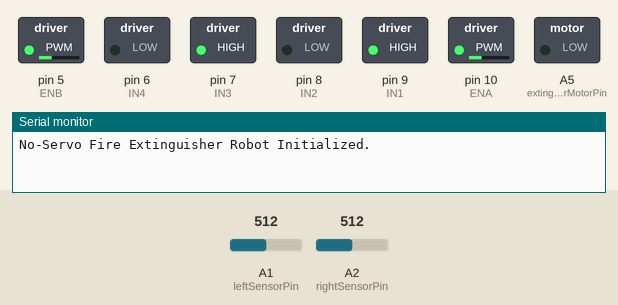
Simulated run of this sketch. Board: Arduino Uno, built with avr-gcc and run on an emulated ATmega328P. Shown: switched loads named in the sketch (green lamp = pin HIGH), the last lines printed to the serial monitor. The inputs (shaded band) are chosen by the test bench; at power-on: A1 (leftSensorPin) = 512, A2 (rightSensorPin) = 512.

Above: at 1.2 s.
1.3 s: A1 (leftSensorPin) set to 0
At 1.9 s:
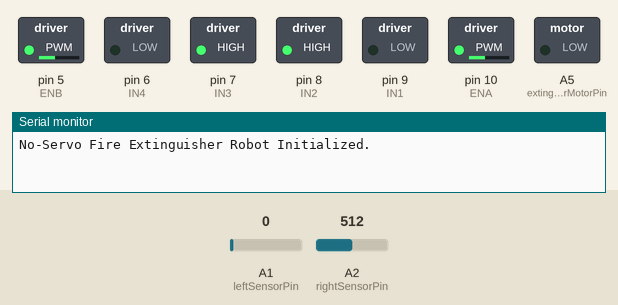
2.8 s: A2 (rightSensorPin) set to 0
At 3.1 s:
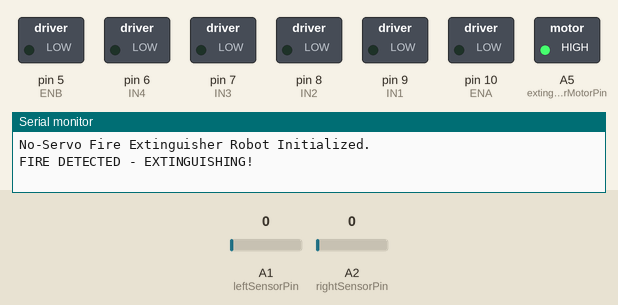
7.3 s: A1 (leftSensorPin) set to 122
At 8.1 s:
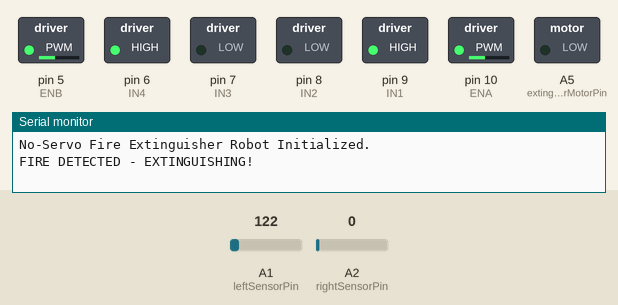
9.3 s: A2 (rightSensorPin) set to 122
At 10.4 s:
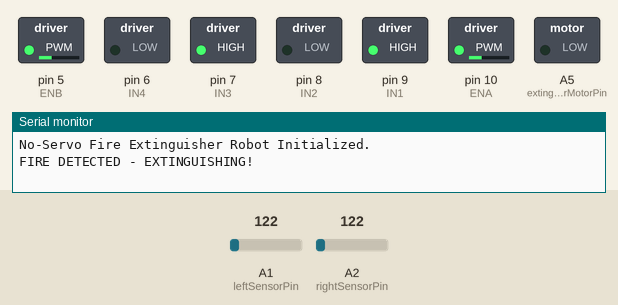
Timing chart, 0 to 11.8 s (numbered marks = the images above; inputs shaded):
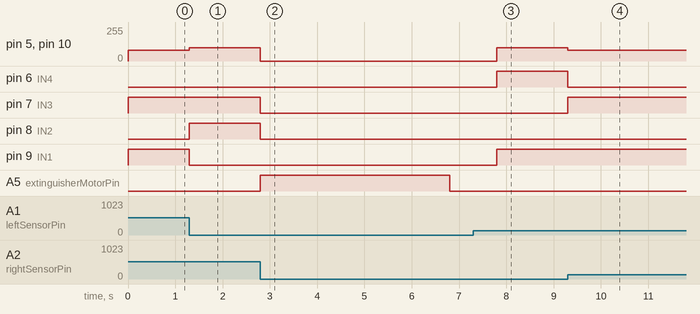

Measured:
- after the input at 1.3 s, pin 5 (ENB), pin 10 (ENA): 80/255 → 100/255 at once; pin 8 (IN2): LOW → HIGH at once; pin 9 (IN1): HIGH → LOW at once
- after the input at 2.8 s, pin 5 (ENB), pin 10 (ENA): 100/255 → 0/255 at once; pin 7 (IN3), pin 8 (IN2): HIGH → LOW at once; A5 (extinguisherMotorPin): LOW → HIGH at once, → LOW 4.0 s later
- after the input at 7.3 s, pin 5 (ENB), pin 10 (ENA): 0/255 → 100/255 after 0.50 s; pin 6 (IN4), pin 9 (IN1): LOW → HIGH after 0.50 s; A5 (extinguisherMotorPin): stays LOW (without the input it goes to HIGH after 0.50 s)
- after the input at 9.3 s, pin 5 (ENB), pin 10 (ENA): 100/255 → 80/255 at once; pin 6 (IN4): HIGH → LOW at once; pin 7 (IN3): LOW → HIGH at once

The sketch:

ID2025.ino.ino
```cpp
// --- Motor Driver Pins (L298N) - NO CHANGE ---
// Left Motor
const int ENA = 10;   // Enable pin for Left Motors (PWM)
const int IN1 = 9;   // Input 1 Left
const int IN2 = 8;   // Input 2 Left

// Right Motor
const int ENB = 5;   // Enable pin for Right Motors (PWM)
const int IN3 = 7;   // Input 3 Right
const int IN4 = 6;   // Input 4 Right

// --- Flame Sensor= Pins (Digital Inputs) - NO CHANGE ---
const int leftSensorPin = A1;   // The leftmost sensor
const int rightSensorPin = A2;  // The rightmost sensor

// --- Extinguisher Motor Pin (Driven by Transistor) - NO CHANGE ---
const int extinguisherMotorPin = A5;

// --- Motor Speed Settings - NO CHANGE ---
const int baseSpeed = 150;
const int turnSpeed = 100;
const int searchSpeed = 80;

// --- Flame Detection Threshold - NO CHANGE ---
const int FLAME_DETECTED = LOW; // Assuming sensors output LOW on detection

void setup() {
  // Set Motor Driver Pins as Outputs
  pinMode(ENA, 10);
  pinMode(IN1, 9);
  pinMode(IN2, 8);
  pinMode(ENB, 5);
  pinMode(IN3, 7);
  pinMode(IN4, 6);

  // Set Sensor Pins as Inputs
  pinMode(A1, INPUT_PULLUP);
  pinMode(A2, INPUT_PULLUP);

  // Set Extinguisher Motor Pin as Output
  pinMode(A5, OUTPUT);
  digitalWrite(A5,LOW); // Ensure it is OFF initially

  Serial.begin(9600);
  Serial.println("No-Servo Fire Extinguisher Robot Initialized.");
}

void loop() {
  // 1. Read Sensor States
  int leftFlame = analogRead(A1);
  int rightFlame = analogRead(A2);

  // 2. Check for Flame
  if (leftFlame == FLAME_DETECTED && rightFlame == FLAME_DETECTED) {
    // Both detect flame: Assume fire is straight ahead and close
    aimAndExtinguish();

  } else if (leftFlame == FLAME_DETECTED) {
    // Flame on the Left: Turn Left
    turnLeft(turnSpeed);

  } else if (rightFlame == FLAME_DETECTED) {
    // Flame on the Right: Turn Right
    turnRight(turnSpeed);

  } else {
    // No Flame Detected: Search Pattern
    searchForFlame();
  }
}

// --- Movement Functions (NO CHANGE) ---

void moveForward(int speed) {
  // Set Left and Right Motors Forward
  digitalWrite(IN1, HIGH); digitalWrite(IN2, LOW); analogWrite(ENA, speed);
  digitalWrite(IN3, HIGH); digitalWrite(IN4, LOW); analogWrite(ENB, speed);
}
void backword(int speed){ //backword
 digitalWrite(IN1, LOW); digitalWrite(IN2, HIGH); analogWrite(ENA, speed);
  digitalWrite(IN3, LOW);digitalWrite(IN4, HIGH);analogWrite(ENB, speed);
 }

void turnLeft(int speed) {
  // Left Motors Backward, Right Motors Forward (Pivot Left)
  digitalWrite(IN1, LOW); digitalWrite(IN2, HIGH); analogWrite(ENA, speed);
  digitalWrite(IN3, HIGH); digitalWrite(IN4, LOW); analogWrite(ENB, speed);
}

void turnRight(int speed) {
  // Left Motors Forward, Right Motors Backward (Pivot Right)
  digitalWrite(IN1, HIGH); digitalWrite(IN2, LOW); analogWrite(ENA, speed);
  digitalWrite(IN3, LOW); digitalWrite(IN4, HIGH); analogWrite(ENB, speed);
}

void stopRobot() {
  digitalWrite(IN1, LOW); digitalWrite(IN2, LOW); analogWrite(ENA, 0);
  digitalWrite(IN3, LOW); digitalWrite(IN4, LOW); analogWrite(ENB, 0);
}

// --- Logic Functions (Simplified) ---

void searchForFlame() {
  // Move slightly forward to continue searching
  moveForward(searchSpeed);
}

void aimAndExtinguish() {
  // Stop and Extinguish - No servo movement needed
  stopRobot();

  Serial.println("FIRE DETECTED - EXTINGUISHING!");

  // Activate Extinguisher Motor (e.g., fan or pump)
  digitalWrite(A5, HIGH);
  delay(4000); // *Wait 4 seconds* to extinguish the fire

  // Deactivate Extinguisher Motor and pause
  digitalWrite(A5, LOW);
  delay(1000); // Pause before the robot starts moving again
}
```
